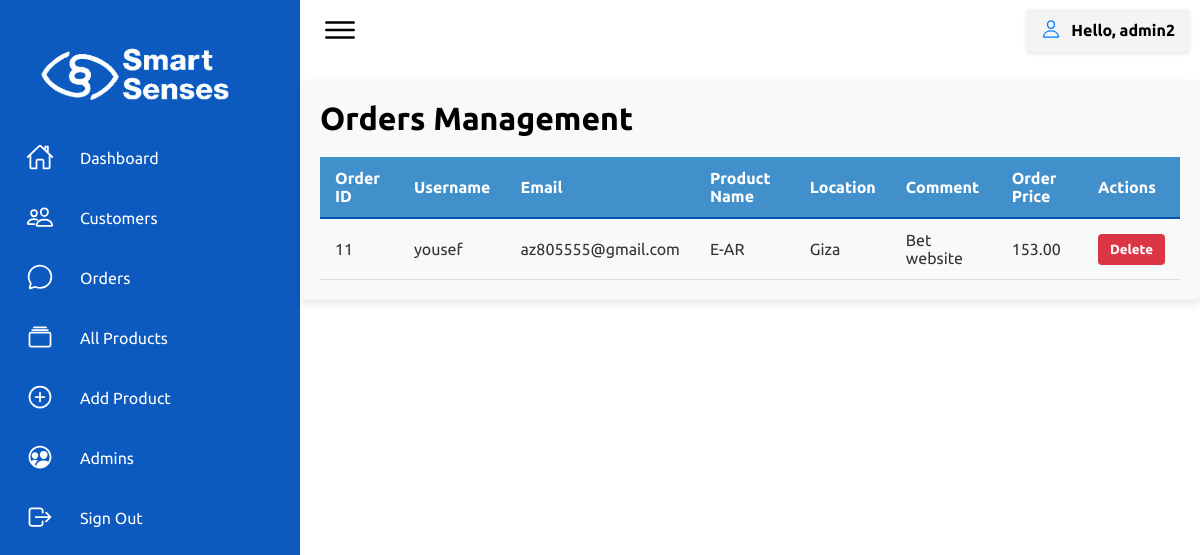
/Admin_Domain/orders.php (signed in), run on the app's committed database.
### tables this page shows
CREATE TABLE `orders` (
  `order_id` int(11) NOT NULL,
  `username` varchar(50) DEFAULT NULL,
  `email` varchar(100) DEFAULT NULL,
  `product_name` varchar(100) DEFAULT NULL,
  `location` varchar(255) DEFAULT NULL,
  `comment_message` text DEFAULT NULL,
  `order_price` decimal(10,2) NOT NULL
);

### Admin_Domain/orders.php (the view, shortened to what this page needs)
<?php
include 'config.php';
$ordersQuery = "SELECT * FROM orders";
$ordersResult = $conn->query($ordersQuery);
?>
<!DOCTYPE html>
<html lang="en">
<head>
    <link rel="stylesheet" href="assets/css/style.css">
    <link rel="stylesheet" href="assets/css/orders.css">
</head>
<body>
    <div class="container">
        <?php include 'navigation.php'; ?>
        <div class="orders-management-container">
            <h1 id="orders-management-heading">Orders Management</h1>
            <table class="orders-management-table">
                <thead>
                    <tr>
                        <th>Order ID</th>
                        <th>Username</th>
                        <th>Email</th>
                        <th>Product Name</th>
                        <th>Location</th>
                        <th>Comment</th>
                        <th>Order Price</th>
                        <th>Actions</th>
                    </tr>
                </thead>
                <tbody>
                    <?php while ($order = $ordersResult->fetch_assoc()): ?>
                    <tr>
                        <td><?php echo htmlspecialchars($order['order_id']); ?></td>
                        <td><?php echo htmlspecialchars($order['username']); ?></td>
                        <td><?php echo htmlspecialchars($order['email']); ?></td>
                        <td><?php echo htmlspecialchars($order['product_name']); ?></td>
                        <td><?php echo htmlspecialchars($order['location']); ?></td>
                        <td><?php echo htmlspecialchars($order['comment_message']); ?></td>
                        <td><?php echo htmlspecialchars(number_format($order['order_price'], 2)); ?></td>
                        <td>
                            <form method="post" action="orders.php" style="display:inline;">
                                <button type="submit" class="orders-management-btn delete-btn" onclick="return confirmDelete(this.form);">Delete</button>
                            </form>
                        </td>
                    </tr>
                    <?php endwhile; ?>
                </tbody>
            </table>
        </div>
    </div>
</body>
</html>

### Admin_Domain/assets/css/style.css (style rules this page uses)
* { font-family: "Ubuntu", sans-serif; margin: 0; padding: 0; box-sizing: border-box; }
:root { --blue: #2a2185; --white: #fff; --gray: #f5f5f5; --black1: #222; --black2: #999; }
body { min-height: 100vh; overflow-x: hidden; }
.container { position: relative; width: 100%; }

### Admin_Domain/assets/css/orders.css (style rules this page uses)
.orders-management-container { padding: 20px; background-color: #f8f9fa; border-radius: 8px; box-shadow: 0 4px 8px rgba(0, 0, 0, 0.1); margin: 20px auto; max-width: 1200px; }
.orders-management-table { width: 100%; border-collapse: collapse; margin-top: 20px; font-family: Arial, sans-serif; color: #333; }
.orders-management-table thead { background-color: #418fcb; color: #fff; }
.orders-management-table thead th { padding: 12px 15px; text-align: left; border-bottom: 2px solid #0056b3; }
.orders-management-table td { padding: 12px 15px; border-bottom: 1px solid #ddd; }
.orders-management-table .orders-management-btn { padding: 8px 12px; border: none; border-radius: 4px; text-decoration: none; color: #fff; font-weight: bold; cursor: pointer; display: inline-block; text-align: center; }
.orders-management-table .orders-management-btn.delete-btn { background-color: #dc3545; }

### data on the page
orders: order_id "11", username "yousef", email "az805555@gmail.com", product_name "E-AR", location "Giza", comment_message "Bet website", order_price "153.00"

### other printed values
$admin_name "admin2"
